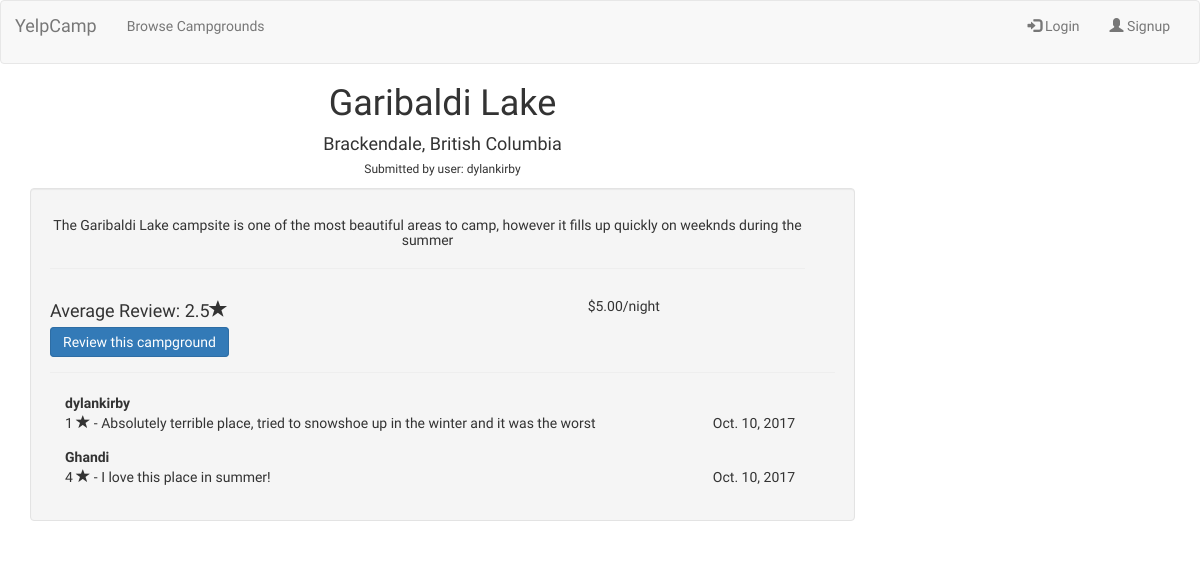
The app's page /campgrounds/4, older data.
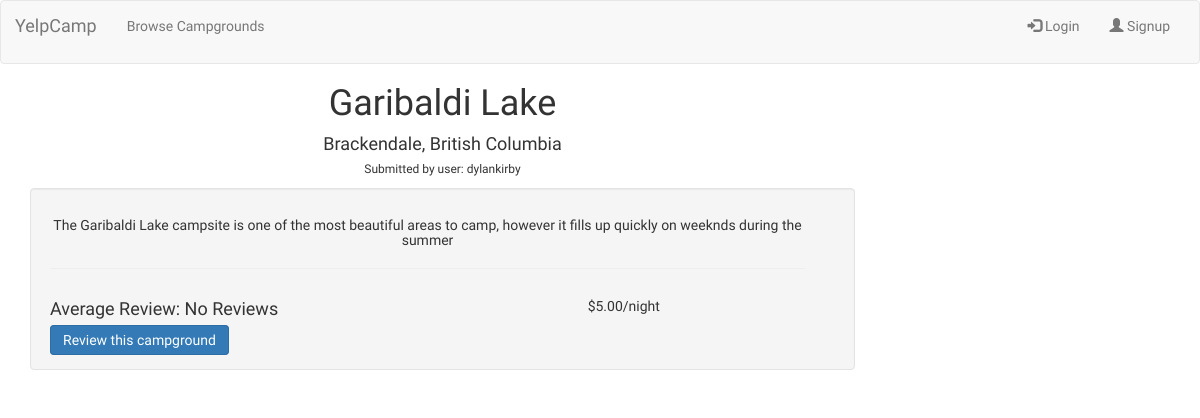
The same page, newer data.
### campgrounds/models.py (models this page shows, shortened)
class Review(models.Model):
	author = models.ForeignKey('auth.User', related_name='my_reviews', unique=True)
	campground = models.ForeignKey(Campground, related_name='reviews')
	comment = models.CharField(max_length=256, blank=True)
	RATINGS = (
		(1, 'Bad (1)'),
		(2, 'Ok (2)'),
		(3, 'Average (3)'),
		(4, 'Good (4)'),
		(5, 'Great (5)'),
	)
	rating = models.IntegerField(default=5, choices=RATINGS)
	date = models.DateTimeField(default=timezone.now())

### campgrounds/views.py (the view)
# urls.py: url(r'^(?P<pk>\d+)$', views.CampgroundDetail.as_view(), name='details'),
class CampgroundDetail(generic.DetailView):
	model = Campground
	def get_context_data(self, **kwargs):
		context = super(CampgroundDetail, self).get_context_data(**kwargs)
		context['rating'] = self.object.reviews.aggregate(Avg('rating'))
		return context

### campgrounds/templates/campgrounds/campground_detail.html (shortened to what this page needs)
{% extends 'campgrounds/campground_base.html' %}
{% block pre_camp %}
<div class="container">
	<div class="col-md-9 text-center">
		<h1 class="camp-title">{{campground.name}}</h1>
		<h4>{{campground.city}}, {{campground.province}}</h4>
		<h6 class="text-center">Submitted by user: {{campground.author}} </h6>
	</div>
</div>
{% endblock %}
{% block camp %}
<div class="container">
	<div class="col-md-9">
	</div>
</div>
{% endblock %}
{% block post_camp %}
<div class="container" id="review-container">
	<div class="col-md-9">
		<div class="well">
			<div class="row">
				<div class="col-md-12 text-center">
					<h5>{{campground.short_description}}</h5>
					<hr>
				</div>
				<div class="col-md-6">
					{% if rating.rating__avg == none %}
						<h4>Average Review: No Reviews</h4>
					{% else %}
						<h4>Average Review: {{rating.rating__avg}}<span class="glyphicon glyphicon-star"></span></h4>
					{% endif %}
				</div>
				<div class="col-md-6 text-center">
					{% if campground.price_per_night %}
						{% if campground.price_per_night == 0.00 %}
							<h5>Free</h5>
						{% else %}
							<h5>${{campground.price_per_night}}/night</h5>
						{% endif %}
					{% else %}
						<h5>No Price Listed</h5>
					{% endif %}
				</div>
				<div class="col-md-12">
					<div class="text-left">
						<a href="{% url 'campgrounds:add_review' pk=campground.pk %}" class="btn btn-primary review-btn">Review this campground</a>
					</div>
				</div>
			</div>
			{% if campground.reviews.all %}
				<hr>
				<div class="container">
				{% for review in campground.reviews.all %}
					<div class="row review-box">
						<div class="col-md-8">
							<strong>{{review.author}}</strong>
							<p class="review-text">
								{{review.rating}} <span class="glyphicon glyphicon-star"></span> - {{review.comment}}
								<span class="pull-right">{{review.date.date}}</span>
							</p>
						</div>
					</div>
				{% endfor %}
			{% endif %}
			</div>
		</div>
	</div>
</div>
{% endblock %}

Row changes from the older to the newer data that the page shows:
removed Review: author "dylankirby", rating "1", comment "Absolutely terrible place, tried to snowshoe up in the winter and it was the worst", date "Oct. 10, 2017"
removed Review: author "Ghandi", rating "4", comment "I love this place in summer!", date "Oct. 10, 2017"
Text that changed along with them:
{{ rating.rating__avg }}: "2.5" → (not shown)
text no longer shown: "Average Review:"
text now shown: "Average Review: No Reviews"
